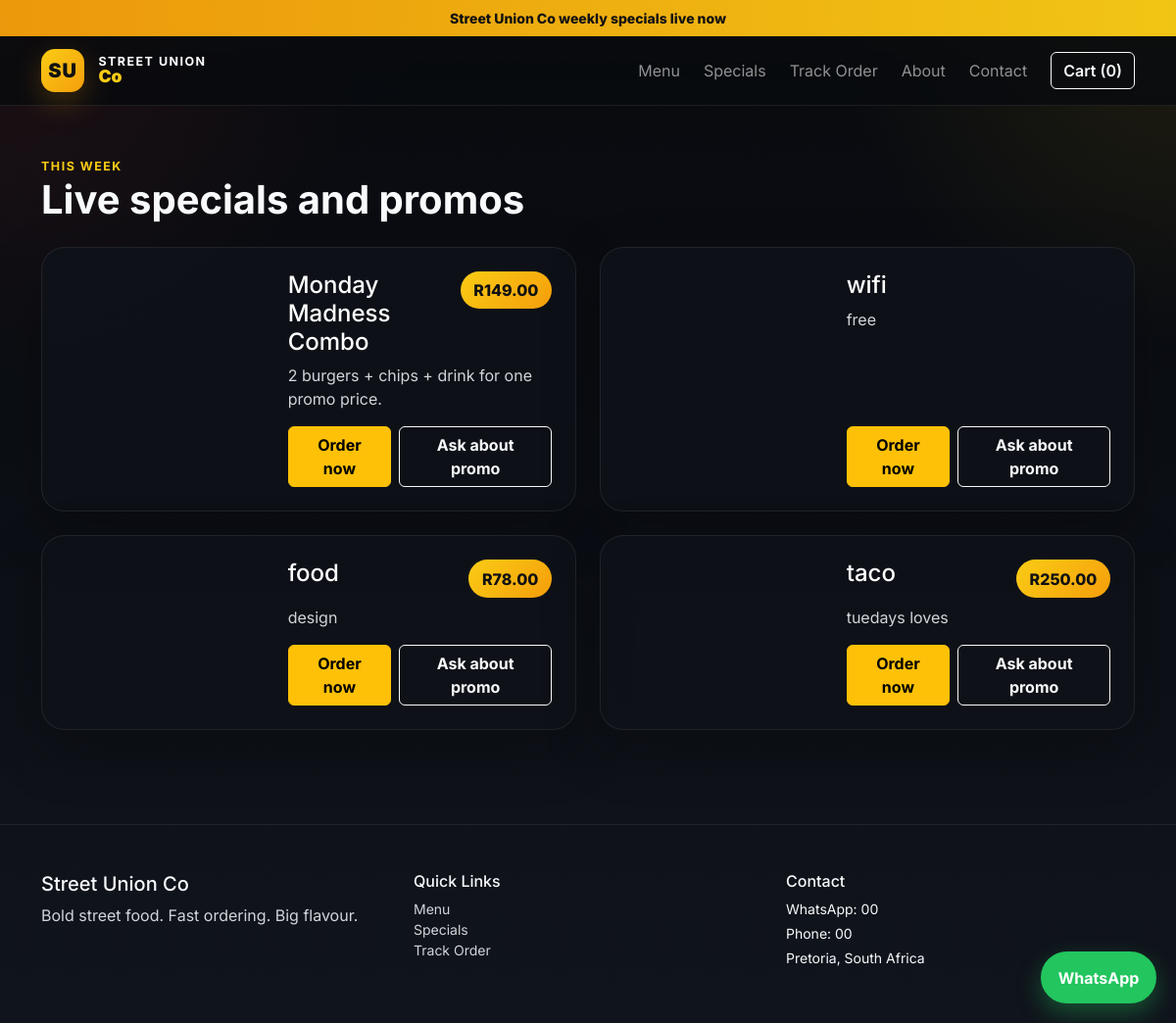
/specials/, run on the app's committed database.
### orders/models.py (models this page shows, shortened)
class TimeStampedModel(models.Model):
    created_at = models.DateTimeField(auto_now_add=True)
    updated_at = models.DateTimeField(auto_now=True)
    class Meta:
        abstract = True

class SiteSetting(TimeStampedModel):
    business_name = models.CharField(max_length=150, default='Street Union Co')
    tagline = models.CharField(max_length=220, blank=True)
    whatsapp_number = models.CharField(max_length=20, blank=True)
    support_email = models.EmailField(blank=True)
    phone_number = models.CharField(max_length=20, blank=True)
    address = models.TextField(blank=True)
    delivery_note = models.CharField(max_length=220, blank=True)
    promo_text = models.CharField(max_length=220, blank=True)

class Special(TimeStampedModel):
    title = models.CharField(max_length=150)
    description = models.TextField(blank=True)
    banner_url = models.URLField(blank=True)
    promo_price = models.DecimalField(max_digits=10, decimal_places=2, null=True, blank=True)
    old_price = models.DecimalField(max_digits=10, decimal_places=2, null=True, blank=True)
    start_date = models.DateField(null=True, blank=True)
    end_date = models.DateField(null=True, blank=True)
    is_active = models.BooleanField(default=True)
    is_featured = models.BooleanField(default=False)
    class Meta:
        ordering = ['-is_featured', '-created_at']

### orders/views.py (the view)
# urls.py: path('specials/', views.specials, name='specials'),
def specials(request: HttpRequest) -> HttpResponse:
    specials_qs = Special.objects.filter(is_active=True)
    return render(request, 'orders/specials.html', {'specials': specials_qs})

### orders/templates/orders/specials.html (shortened to what this page needs)
{% extends 'orders/base.html' %}
{% block content %}
<section class="py-5">
    <div class="container">
        <span class="section-kicker">This week</span>
        <h1 class="fw-bold mb-4">Live specials and promos</h1>
        <div class="row g-4">
            {% for special in specials %}
            <div class="col-lg-6">
                <div class="special-card h-100">
                    <div class="row g-0 h-100">
                        <div class="col-md-5"><div class="special-banner" style="background-image:url('{{ special.banner_url|default:'https://images.unsplash.com/photo-1513104890138-7c749659a591?auto=format&fit=crop&w=1200&q=80' }}')"></div></div>
                        <div class="col-md-7 p-4 d-flex flex-column">
                            <div class="d-flex justify-content-between gap-3 align-items-start mb-2">
                                <h4 class="mb-0">{{ special.title }}</h4>
                                {% if special.promo_price %}<span class="price-pill">{{ currency_symbol }}{{ special.promo_price }}</span>{% endif %}
                            </div>
                            <p class="text-light-emphasis">{{ special.description }}</p>
                            <div class="mt-auto d-flex gap-2">
                                <a href="{% url 'orders:menu' %}" class="btn btn-warning">Order now</a>
                                <a href="{% url 'orders:contact' %}" class="btn btn-outline-light">Ask about promo</a>
                            </div>
                        </div>
                    </div>
                </div>
            </div>
            {% empty %}
            <div class="col-12"><div class="empty-panel">No specials are active right now.</div></div>
            {% endfor %}
        </div>
    </div>
</section>
{% endblock %}

### orders/templates/orders/base.html (shortened to what this page needs)
{% load static %}
<!doctype html>
<html lang="en">
<head>
    <link href="https://cdn.jsdelivr.net/npm/bootstrap@5.3.3/dist/css/bootstrap.min.css" rel="stylesheet">
    <link href="{% static 'css/styles.css' %}" rel="stylesheet">
</head>
<body>
    <div class="promo-bar text-center py-2 small">
        {{ site_settings.promo_text|default:'Street Union Co specials are live this week' }}
    </div>
    <nav class="navbar navbar-expand-lg navbar-dark sticky-top glass-nav">
        <div class="container">
            <a class="navbar-brand fw-bold brand-lockup" href="{% url 'orders:home' %}">
                <span class="brand-mark">SU</span>
                <span>
                    <small>Street Union</small>
                    <strong>Co</strong>
                </span>
            </a>
            <div class="collapse navbar-collapse">
                <ul class="navbar-nav ms-auto mb-2 mb-lg-0 align-items-lg-center gap-lg-2">
                    <li class="nav-item"><a class="nav-link" href="{% url 'orders:menu' %}">Menu</a></li>
                    <li class="nav-item"><a class="nav-link" href="{% url 'orders:specials' %}">Specials</a></li>
                    <li class="nav-item"><a class="nav-link" href="{% url 'orders:track_order' %}">Track Order</a></li>
                    <li class="nav-item"><a class="nav-link" href="{% url 'orders:about' %}">About</a></li>
                    <li class="nav-item"><a class="nav-link" href="{% url 'orders:contact' %}">Contact</a></li>
                    <li class="nav-item ms-lg-2">
                        <button class="btn btn-outline-light fw-semibold" type="button" data-bs-toggle="offcanvas" data-bs-target="#cartDrawer">
                            Cart ({{ cart_count|default:0 }})
                        </button>
                    </li>
                </ul>
            </div>
        </div>
    </nav>
    <main>
        {% block content %}{% endblock %}
    </main>
    <a class="whatsapp-float" target="_blank" rel="noopener" href="https://wa.me/{{ whatsapp_number }}">WhatsApp</a>
    <footer class="site-footer mt-5 py-5">
        <div class="container">
            <div class="row g-4">
                <div class="col-md-4">
                    <h5>{{ business_name }}</h5>
                    <p class="text-light-emphasis">{{ site_settings.tagline|default:'Fast flavour. Strong branding. Clean ordering.' }}</p>
                </div>
                <div class="col-md-4">
                    <h6>Quick Links</h6>
                    <ul class="list-unstyled small">
                        <li><a href="{% url 'orders:menu' %}">Menu</a></li>
                        <li><a href="{% url 'orders:specials' %}">Specials</a></li>
                        <li><a href="{% url 'orders:track_order' %}">Track Order</a></li>
                    </ul>
                </div>
                <div class="col-md-4">
                    <h6>Contact</h6>
                    <p class="small mb-1">WhatsApp: {{ site_settings.whatsapp_number|default:whatsapp_number }}</p>
                    <p class="small mb-1">Phone: {{ site_settings.phone_number|default:'067 000 0000' }}</p>
                    <p class="small mb-0">{{ site_settings.address|default:'Pretoria, South Africa' }}</p>
                </div>
            </div>
        </div>
    </footer>
</body>
</html>

### static/css/styles.css (style rules this page uses)
:root { --bg: #0b0d12; --panel: rgba(15, 18, 24, 0.92); --panel-2: rgba(22, 26, 34, 0.95); --panel-border: rgba(255, 255, 255, 0.08); --text: #f8fafc; --muted: #d1d5db; --accent: #facc15; --accent-strong: #f59e0b; --success: #22c55e; }
* { box-sizing: border-box; }
body { font-family: 'Inter', sans-serif; background: radial-gradient(circle at top right, rgba(250, 204, 21, 0.10), transparent 22%), radial-gradient(circle at top left, rgba(239, 68, 68, 0.10), transparent 24%), linear-gradient(180deg, #080a0e 0%, #10141c 100%); color: var(--text); }
a { color: inherit; text-decoration: none; }
.promo-bar { background: linear-gradient(90deg, rgba(245, 158, 11, 0.96), rgba(250, 204, 21, 0.96)); color: #111111; font-weight: 800; }
.glass-nav { backdrop-filter: blur(18px); background: rgba(8, 10, 14, 0.80); border-bottom: 1px solid var(--panel-border); }
.brand-lockup { display: inline-flex; align-items: center; gap: 0.9rem; }
.brand-mark { width: 44px; height: 44px; display: inline-flex; align-items: center; justify-content: center; border-radius: 14px; background: linear-gradient(135deg, var(--accent), var(--accent-strong)); color: #111111; font-weight: 900; letter-spacing: 0.04em; box-shadow: 0 10px 30px rgba(245, 158, 11, 0.25); }
.brand-lockup small, .brand-lockup strong { display: block; line-height: 1; }
.brand-lockup small { color: #ffffff; font-size: 0.78rem; text-transform: uppercase; letter-spacing: 0.12em; }
.brand-lockup strong { color: var(--accent); font-size: 1.1rem; }
.hero-panel, .panel, .success-panel, .special-card, .food-card, .empty-panel, .cart-drawer { background: var(--panel); border: 1px solid var(--panel-border); box-shadow: 0 20px 60px rgba(0, 0, 0, 0.24); border-radius: 1.5rem; }
.price-pill { background: linear-gradient(135deg, var(--accent), var(--accent-strong)); color: #111111; border-radius: 999px; padding: 0.45rem 0.85rem; font-weight: 800; white-space: nowrap; }
.section-kicker { text-transform: uppercase; letter-spacing: 0.12em; color: var(--accent); font-size: 0.78rem; font-weight: 700; }
.food-image, .detail-image, .special-banner { background-size: cover; background-position: center; background-repeat: no-repeat; }
.special-banner { min-height: 100%; border-radius: 1.5rem 0 0 1.5rem; }
.whatsapp-float { position: fixed; right: 20px; bottom: 20px; background: #22c55e; color: white; padding: 0.9rem 1.1rem; border-radius: 999px; font-weight: 700; box-shadow: 0 10px 25px rgba(34,197,94,0.35); z-index: 1040; }
.site-footer { border-top: 1px solid var(--panel-border); color: var(--text); }
.site-footer a { color: var(--muted); }
.text-light-emphasis, .text-body-secondary, .text-muted { color: #d1d5db !important; }
.food-card .btn, .hero-panel .btn, .special-card .btn, .panel .btn { font-weight: 700; }
.food-card h5, .food-card p, .hero-panel h3, .hero-panel p, .special-card h4, .special-card p, .empty-panel, .panel, .success-panel, .mini-panel, .stat-card, .category-pill, .drawer-item, .drawer-total, .cart-drawer { color: #ffffff; }

### data on the page
SiteSetting: promo_text "Street Union Co weekly specials live now", business_name "Street Union Co", tagline "Bold street food. Fast ordering. Big flavour.", whatsapp_number "00", phone_number "00", address "Pretoria, South Africa"
Special: title "Monday Madness Combo", currency_symbol "R", promo_price "149.00", description "2 burgers + chips + drink for one promo price."
Special: title "wifi", description "free"
Special: title "food", currency_symbol "R", promo_price "78.00", description "design"
Special: title "taco", currency_symbol "R", promo_price "250.00", description "tuedays loves"

### other printed values
{{ cart_count|default:0 }} "0"
